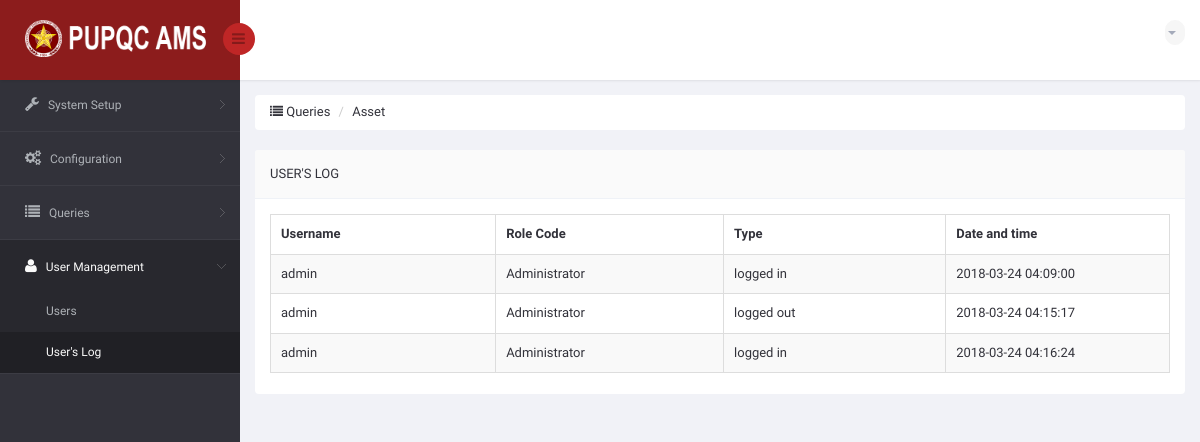
The page /DIR/Administrator/ADUserslog.php (signed in) on the database as committed earlier.
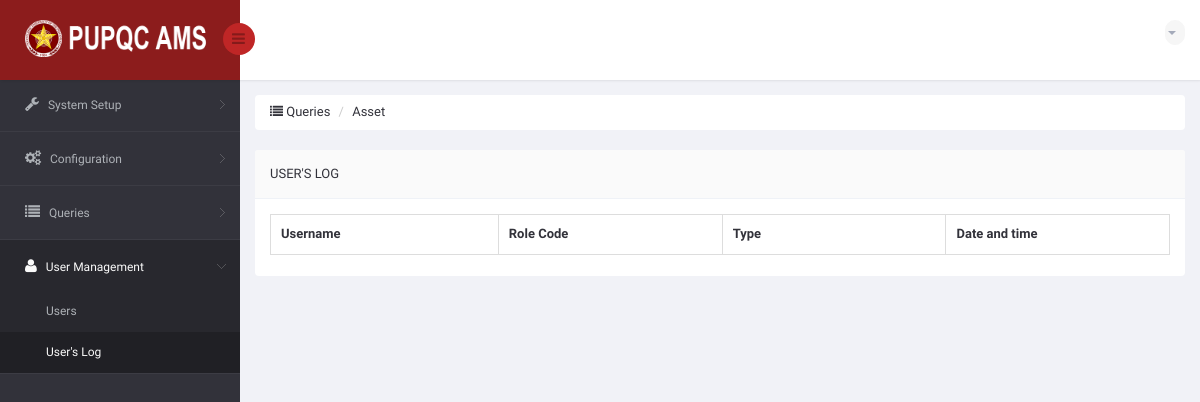
The same page on the database as committed later.
### tables this page shows
CREATE TABLE `ams_r_users_log` (
  `UL_LOGGED_DATE` datetime NOT NULL DEFAULT CURRENT_TIMESTAMP,
  `UL_LOGGED_TYPE` varchar(50) NOT NULL,
  `EP_ID` int(11) NOT NULL
);

CREATE TABLE `ams_r_user` (
  `U_USERNAME` varchar(25) NOT NULL,
  `U_PASSWORD` varchar(150) NOT NULL,
  `U_ROLE_CODE` varchar(30) NOT NULL,
  `EP_ID` int(11) NOT NULL
);

### DIR/Administrator/ADUserslog.php (the view, shortened to what the changed rows need)
<!DOCTYPE html>
<html lang="en">
<head>
    <link href="../../bs3/css/bootstrap.min.css" rel="stylesheet">
    <link href="../../css/bootstrap-reset.css" rel="stylesheet">
    <link href="../../font-awesome/css/font-awesome.css" rel="stylesheet" />
    <link href="../../js/advanced-datatable/css/demo_page.css" rel="stylesheet" />
    <link href="../../js/advanced-datatable/css/demo_table.css" rel="stylesheet" />
    <link rel="stylesheet" href="../../js/data-tables/DT_bootstrap.css" />
    <link href="../../css/style.css" rel="stylesheet">
    <link href="../../css/style-responsive.css" rel="stylesheet" />
    <link href="../../js/iCheck/skins/minimal/minimal.css" rel="stylesheet">
    <link href="../../js/iCheck/skins/minimal/red.css" rel="stylesheet">
    <link href="../../js/iCheck/skins/minimal/green.css" rel="stylesheet">
    <link href="../../js/iCheck/skins/minimal/blue.css" rel="stylesheet">
    <link href="../../js/iCheck/skins/minimal/yellow.css" rel="stylesheet">
    <link href="../../js/iCheck/skins/minimal/purple.css" rel="stylesheet">
    <link href="../../js/iCheck/skins/square/square.css" rel="stylesheet">
    <link href="../../js/iCheck/skins/square/red.css" rel="stylesheet">
    <link href="../../js/iCheck/skins/square/green.css" rel="stylesheet">
    <link href="../../js/iCheck/skins/square/blue.css" rel="stylesheet">
    <link href="../../js/iCheck/skins/square/yellow.css" rel="stylesheet">
    <link href="../../js/iCheck/skins/square/purple.css" rel="stylesheet">
    <link href="../../js/iCheck/skins/flat/grey.css" rel="stylesheet">
    <link href="../../js/iCheck/skins/flat/red.css" rel="stylesheet">
    <link href="../../js/iCheck/skins/flat/green.css" rel="stylesheet">
    <link href="../../js/iCheck/skins/flat/blue.css" rel="stylesheet">
    <link href="../../js/iCheck/skins/flat/yellow.css" rel="stylesheet">
    <link href="../../js/iCheck/skins/flat/purple.css" rel="stylesheet">
    <link rel="stylesheet" type="text/css" href="../../js/select2/select2.css" />
    <link rel="stylesheet" type="text/css" href="../../js/bootstrap-daterangepicker/daterangepicker-bs3.css" />
    <link rel="stylesheet" type="text/css" href="../../js/bootstrap-datetimepicker/css/datetimepicker.css" />
    <link rel="stylesheet" type="text/css" href="../../js/bootstrap-datepicker/css/datepicker.css" />
    <link href="../../js/plugins/sweetalert/sweetalert.css" type="text/css" rel="stylesheet" media="screen,projection">
</head>
<body>
<section id="container" >
                <?php
                    include('../Connection/db.php');
                  ?>
    <section id="main-content">
        <section class="wrapper">
            <div class="row">
                <div class="col-sm-12">
                    <section class="panel">
                        <div class="panel-body">
                            <div class="adv-table">
                                <table  class="display table table-bordered table-striped tblCampusData" id="dynamic-table">
                                    <thead>
                                        <tr>
                                            <th style="width: 250px">Username</th>
                                            <th style="width: 250px">Role Code</th>
                                            <th style="width: 250px">Type</th>
                                            <th style="width: 250px">Date and time</th>
                                        </tr>
                                    </thead>
                                    <tbody>
                                    <?php
                                        $sql = "SELECT ams_r_users_log.UL_LOGGED_DATE, ams_r_users_log.UL_LOGGED_TYPE, ams_r_user.U_USERNAME, ams_r_user.U_ROLE_CODE FROM ams_r_users_log JOIN ams_r_user ON ams_r_users_log.EP_ID = ams_r_user.EP_ID";
                                        $result = mysqli_query($connection, $sql) or die("Bad Query: $sql");
                                        while($row = mysqli_fetch_assoc($result))
                                            {
                                              $uname = $row['U_USERNAME'];
                                              $role = $row['U_ROLE_CODE'];
                                              $type = $row['UL_LOGGED_TYPE'];
                                              $dt = $row['UL_LOGGED_DATE'];
                                    ?>
                                        <tr class="gradeX"">
                                            <td> <?php echo $uname; ?> </td>
                                            <td> <?php echo $role; ?> </td>
                                            <td> <?php echo $type; ?> </td>
                                            <td> <?php echo $dt; ?> </td>
                                        </tr>
                                    <?php
                                        }
                                    ?>
                                    </tbody>
                                </table>
                            </div>
                        </div>
                    </section>
                </div>
            </div>
        </section>
    </section>
</section>
</body>
</html>

Rows that differ between the two databases and show on the page:
removed ams_r_users_log: ams_r_user.U_USERNAME "admin", ams_r_user.U_ROLE_CODE "Administrator", UL_LOGGED_TYPE "logged in", UL_LOGGED_DATE "2018-03-24 04:09:00"
removed ams_r_users_log: ams_r_user.U_USERNAME "admin", ams_r_user.U_ROLE_CODE "Administrator", UL_LOGGED_TYPE "logged out", UL_LOGGED_DATE "2018-03-24 04:15:17"
removed ams_r_users_log: ams_r_user.U_USERNAME "admin", ams_r_user.U_ROLE_CODE "Administrator", UL_LOGGED_TYPE "logged in", UL_LOGGED_DATE "2018-03-24 04:16:24"
